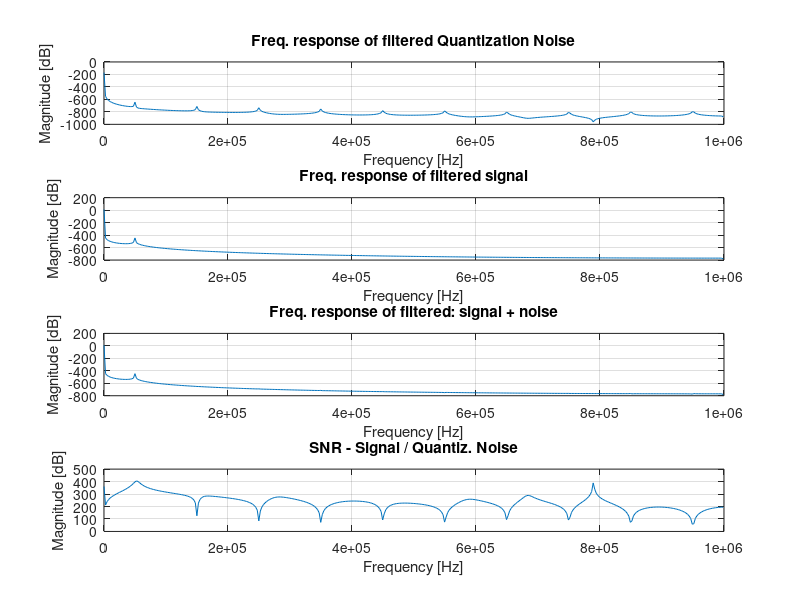
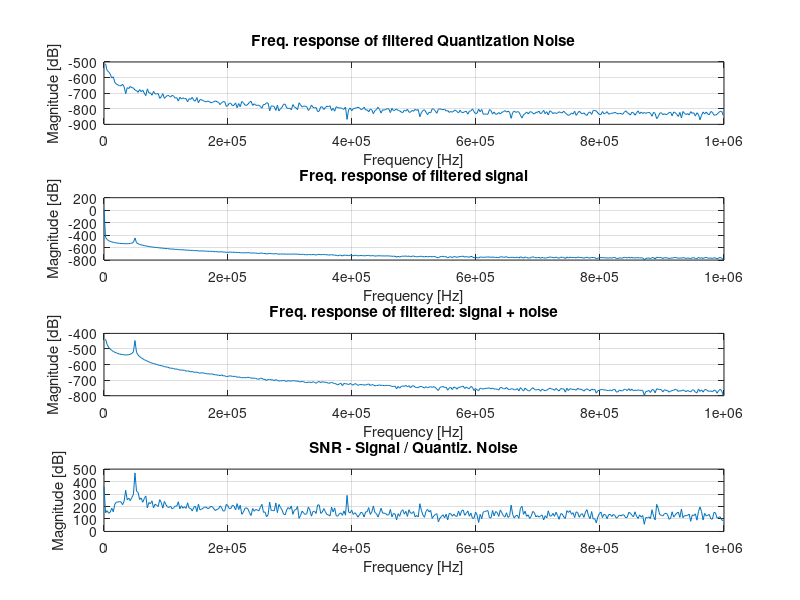

These charts were generated, in order, by the following MATLAB code:
% SCRIPT - Output quantization error of a digital processing process %

% BRIEFING %
% -This script analyzes how Quantization Noise caused by sampling a   % 
% periodic analog signal behaves when processed by a digital filter   %
% and the possibility of comparing the results when we use Dithering  %

% ----------Config ADC---------- % 
Nbits = 12;
Vref = 3.3;
LSB = Vref/(2^Nbits);

% ----------Signals to be sampled---------- %
f1 = 50*10^3 ;  % Signal freq of 50kHz
Vcc1 = 1.65;  
A1 = 0.8;   % Amplitude
y1 = @(t) Vcc1 + A1*sin(2*pi*f1*t) ;    % Sinusoidal signal example 

% ----------Sampling interval---------- %
fs = 2*10^6 ; % Sampling freq of 1MHz
t1 = 0 ;
Np = 20 ;
t2 = Np/f1 ;  % Sampling Np periods of y1
Ts = 1/fs ;
t = [t1:Ts:t2];

% ----------Sampled signal---------- %
Y = y1(t);
L = length(Y);             % Length of signal

% ----------Signal + random noise (Dithering)---------- %
Nd = 5;                             % N-bit dithering
Y_dith = Y + rand(1,L)*Nd*LSB;      % N-LSB random noise

% ----------Quantized signal---------- %
partition = 0+LSB/2:LSB/2:Vref;     % Under this intervals, the signal is quantized
codebook = 0:LSB/2:Vref;            % rounding down (floor)
[ind,qY] = quantiz(Y,partition,codebook);  % Obtention of quantized signal (qY)
[ind2,qY_dith] = quantiz(Y_dith,partition,codebook);  % Obtention of quantized(signal+noise)

% ----------Quantization error sequence---------- %
EqY = Y - qY;  % Discrete sequence: quantiz. error
EqY_dith = Y_dith - qY_dith;  % Discrete sequence: quantiz. error with dithering

% ----------Single-Sided Amplitude Spectrum of EqY---------- %
Eq1f = fft(EqY);
P2 = abs(Eq1f/L);
P1 = P2(1:L/2+1);
P1(2:end-1) = 2*P1(2:end-1);
f1 = fs*(0:(L/2))/L;

% ----------Single-Sided Amplitude Spectrum of EqYdith---------- %
Eq1f_dith = fft(EqY_dith);
P2_dith = abs(Eq1f_dith/L);
P1_dith = P2_dith(1:L/2+1);
P1_dith(2:end-1) = 2*P1_dith(2:end-1);

% ----------Single-Sided Amplitude Spectrum of Y---------- %
Yf = fft(Y);
Py2 = abs(Yf/L);
Py1 = Py2(1:L/2+1);
Py1(2:end-1) = 2*Py1(2:end-1);

% ----------Single-Sided Amplitude Spectrum of Y_dith---------- %
Yf_dith = fft(Y_dith);
Py2_dith = abs(Yf_dith/L);
Py1_dith = Py2_dith(1:L/2+1);
Py1_dith(2:end-1) = 2*Py1_dith(2:end-1);

% ----------Single-Sided Amplitude Spectrum of qY---------- %
Yqf = fft(qY);
Pyq2 = abs(Yqf/L);
Pyq1 = Pyq2(1:L/2+1);
Pyq1(2:end-1) = 2*Pyq1(2:end-1);

% ----------Single-Sided Amplitude Spectrum of qY_dith---------- %
Yqf_dith = fft(qY_dith);
Pyq2_dith = abs(Yqf_dith/L);
Pyq1_dith = Pyq2_dith(1:L/2+1);
Pyq1_dith(1:end-1) = 2*Pyq1_dith(1:end-1);

% ---------- N-th order IIR filter -> N cascaded single pole IIR ---------- %
ALPHA = 0.0001;
N=3;
a = [1];
for i = 1:N
    aux = [1 -(1-ALPHA)];
    a = conv(a,aux);
end

h1 = freqz(ALPHA^N,a,f1,fs);

% ---------- Plotting ---------- %
figure(1)
P1_dB = 20*log(h1.*P1);
subplot(4,1,1)
plot(f1(1:end),P1_dB(1:end))
title('Freq. response of filtered Quantization Noise')
xlabel('Frequency [Hz]')
ylabel('Magnitude [dB]')
grid

Py1_dB = 20*log(h1.*Py1);
subplot(4,1,2)
plot(f1(1:end),Py1_dB(1:end))
%ylim([-100 inf])
title('Freq. response of filtered signal')
xlabel('Frequency [Hz]')
ylabel('Magnitude [dB]')
grid

Pyq1_dB = 20*log(h1.*Pyq1);
subplot(4,1,3)
plot(f1(1:end),Pyq1_dB(1:end))
%ylim([-100 inf])
title('Freq. response of filtered: signal + noise')
xlabel('Frequency [Hz]')
ylabel('Magnitude [dB]')
grid

SNR_dB = Py1_dB - P1_dB;
subplot(4,1,4)
plot(f1(1:end),2*(SNR_dB(1:end)))
%ylim([-60 inf])
title('SNR - Signal / Quantiz. Noise')
xlabel('Frequency [Hz]')
ylabel('Magnitude [dB]')
grid

% Analysis with Dithering %
figure(2)
P1_dB_dith = 20*log(h1.*P1_dith);
subplot(4,1,1)
plot(f1(2:end),P1_dB_dith(2:end))
title('Freq. response of filtered Quantization Noise')
xlabel('Frequency [Hz]')
ylabel('Magnitude [dB]')
grid

Py1_dB_dith = 20*log(h1.*Py1_dith);
subplot(4,1,2)
plot(f1(1:end),Py1_dB_dith(1:end))
%ylim([-100 inf])
title('Freq. response of filtered signal')
xlabel('Frequency [Hz]')
ylabel('Magnitude [dB]')
grid

Pyq1_dB_dith = 20*log(h1.*Pyq1_dith);
subplot(4,1,3)
plot(f1(2:end),Pyq1_dB_dith(2:end))
%ylim([-100 inf])
title('Freq. response of filtered: signal + noise')
xlabel('Frequency [Hz]')
ylabel('Magnitude [dB]')
grid

SNR_dB_dith = Py1_dB_dith - P1_dB_dith;
subplot(4,1,4)
plot(f1(1:end),2*(SNR_dB_dith(1:end)))
%ylim([-60 inf])
title('SNR - Signal / Quantiz. Noise')
xlabel('Frequency [Hz]')
ylabel('Magnitude [dB]')
grid
